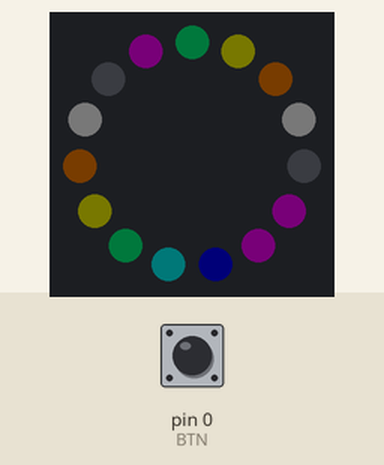
This sketch was run on a simulated Arduino Uno, built with avr-gcc and run on an emulated ATmega328P. On the bench: 15 RGB LEDs in a ring, first at the top, clockwise. The test bench sets the inputs (shaded band); at power-on: pin 0 (BTN) LOW. Dim RGB values are drawn brighter than linear; random numbers use the default seed unless the sketch sets one.

Above: at 1.26 s.
1.3 s: pin 0 (BTN) pulled HIGH for 0.15 s
At 1.8 s:
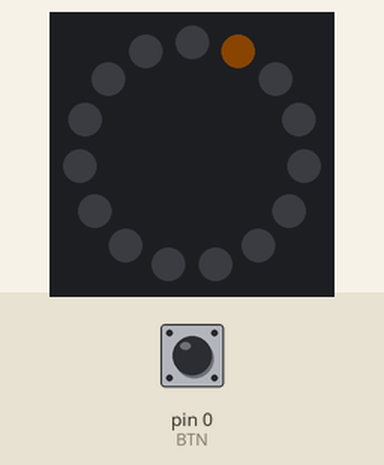
4.4 s: pin 0 (BTN) pulled HIGH for 1 s
At 4.79 s:
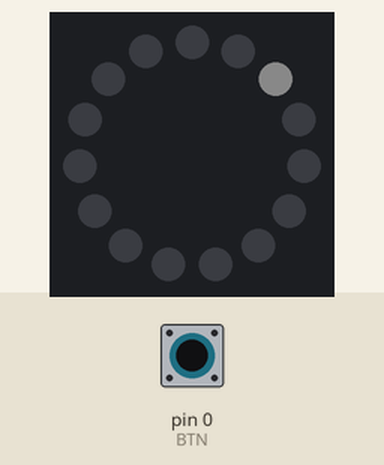
6.0 s: pin 0 (BTN) pulled HIGH for 0.15 s
At 9.09 s:
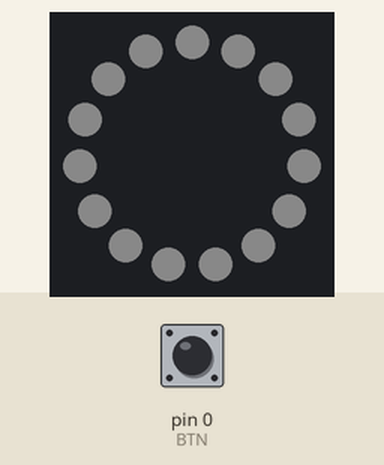
9.1 s: pin 0 (BTN) pulled HIGH for 3.2 s
At 12.57 s:
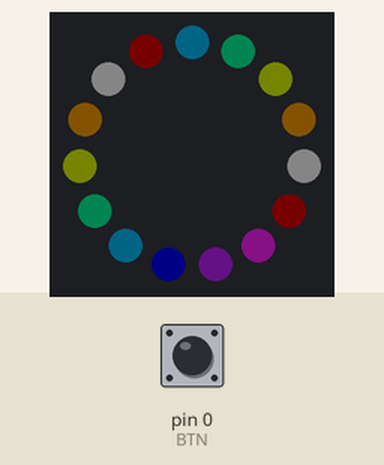
12.9 s: pin 0 (BTN) pulled HIGH for 0.15 s
At 14.3 s:
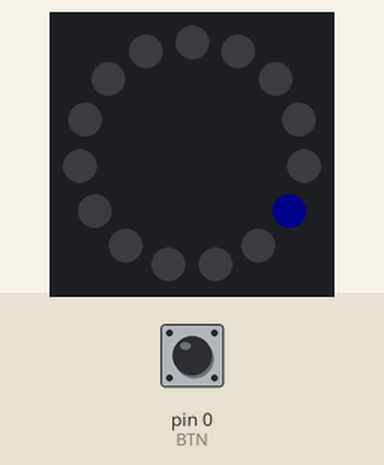
16.0 s: pin 0 (BTN) pulled HIGH for 1 s
At 16.18 s:
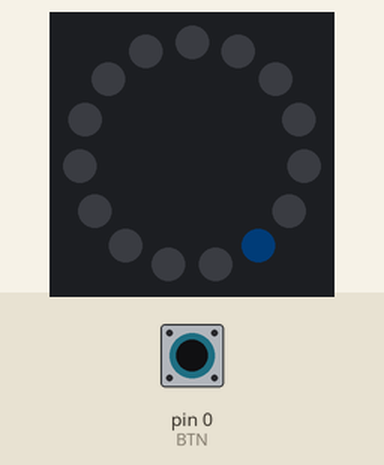
Timing chart, 0 to 18.6 s (numbered marks = the images above; inputs shaded):
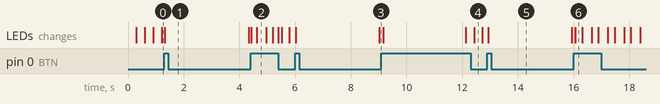

Measured:
- after the input at 4.4 s, the LEDs: first change at once (image 2 shows a later state)
- after the input at 9.1 s, the LEDs: first change after 0.06 s (image 4 shows a later state)
- after the input at 16.0 s, the LEDs: change after 0.05 s (image 6)

The sketch:

gemma_earrings_sketch.ino
```cpp
/* *********************************************************
 * Earring sketch for Adafruit Gemma & 16-led NeoPixel Ring
 * Button debounce adapted from Trinket Tap tempo sketch at:
 *    http://learn.adafruit.com/tap-tempo-trinket/code
 *
 * Sine wave pulse idea from:
 *    https://www.sparkfun.com/tutorials/329
 * ********************************************************* */
#include <Adafruit_NeoPixel.h>

#define BTN 0
#define RING 1
#define RING_LED_COUNT 15

// special mode definitions
#define MODE_CHASE_1 11
#define MODE_CHASE_2 12
#define MODE_CHASE_3 13
#define MODE_RAINBOW 14
#define MODE_FLASHLIGHT 15

Adafruit_NeoPixel pixels = Adafruit_NeoPixel(RING_LED_COUNT, RING);

// color definitions
uint32_t colors[8] = {0xFF2EEF, 0xB92EFF, 0x0B00E6, 0x00BAE6, 0x00E695, 0xDAFF05, 0xFFA405, 0xFFFFFF}; // move to PROGMEM if things get tight
uint8_t current_color = 0;

uint8_t button; // value of last digitalread() = button state
uint8_t mode = 0; // currently visible program
uint8_t offset = 0; // for spinner program
uint8_t patterns = 2; // number of light patterns
boolean preview = false; // is the code in preview mode
unsigned long previewStart; // preview button press timecode

const uint8_t brightness = 10; // sane brightness for earring use = 5-10
float sine = 1.570; // pi*0.5 to start at max point of brightness sin function (= preset brightness)

void setup() {
  pixels.begin();
  pixels.setBrightness(brightness); // set ring brightness to something sane
  button = digitalRead(BTN);        // read initial state
}

/*
 * Get NeoPixel ring overall brightness for current mode
 * RETURNS default brightness or value based to sin function for pulse patterns
 */
uint8_t getBrightness() {

  uint8_t out;
  float range = brightness / 2; // sine waveform, pulse range is 1/2 of preset brightness value

  switch (mode % patterns) {
    case 0:
      // sine wave pulse
      sine += 0.01;          // adjust here if pulse rate is too quick or too slow
      if (sine > 7.808)       // = loop full wave length (2*pi) starting from pi*0.5 = 1.570
        sine = 1.570;     // pi*0.5 to start at max point of brightness sin function (= preset brightness)

      // NeoPixels accept brightness values between 0-255 so max value for range is 127.5
      // sin() returns from -1 to +1, multiply result with range + offset + 2
      // to get brightness value which does not to completely shut off leds
      out = (uint8_t)(sin(sine) * range + range+2);
      if (out > brightness) {
        out=brightness;
      }
      return out;
      break;

    default:
      // static color
      return brightness;
      break;
  }
}

/*
 * Get correct color for each mode & pattern
 * RETURNS predefined color from color array
 */
uint32_t getColor() {
  switch (mode) {
    case MODE_RAINBOW:   // random color for rainbow spark effect
      return colors[random(8)];
      break;
    case MODE_FLASHLIGHT:  // emergency flashlight mode
      return colors[7];
      break;
    case MODE_CHASE_1:  // spinner chase 1
      return colors[0];
      break;
    case MODE_CHASE_2:  // spinner chase 2
      return colors[3];
      break;
    case MODE_CHASE_3:  // spinner chase 3
      return colors[2];
      break;
    default:   // no specific color for pgm, change color when pattern changes
      if ((mode % patterns) == 0) {
        current_color++;
      }
      if (current_color > 8) {
        current_color = 0;
      }
      break;
  }

  return colors[current_color];
}

/*
 * Method to handle button press for preview mode and program state changes
 */
static void readBtn() {
  uint8_t b, i;
  unsigned long last;
  long d;

    last = micros();
    while ((b = digitalRead(BTN)) != button) { // button state changed
      if ((micros() - last) > 25000L) {        // delay for state change > 25mS
        button = b;
        if (button == HIGH) {                  // button pressed
          previewStart = micros();             // set/reset preview mode start time
          preview = true;                      // set preview mode

          // mode advance & limit
          mode++;
          if (mode > RING_LED_COUNT-1)
            mode = 0;

          for (i=0;i<RING_LED_COUNT;i++) pixels.setPixelColor(i, 0, 0, 0); // clear ring
          pixels.setPixelColor(mode, getColor());  // paint preview of the selected color
        }
      }
    }
    // else, button is unchanged for 3 sec, exit preview mode
    d = (last - previewStart) - 3000000L; // function start minus 3 sec
    if (d > 0) {                   // no button in last 3 sec
      preview = false;             //  = preview mode off
      previewStart = 0L;
    }
}

// main program
void loop() {
  uint8_t i;

  readBtn(); // handle button & program changes
  pixels.setBrightness(getBrightness()); // set ring overall brightness

  // paint selected program only if not in preview mode
  if (preview == false) {
    switch(mode) {
      case MODE_RAINBOW:      // rainbow sparks
        i = random(16);
        pixels.setPixelColor(i, getColor());
        pixels.show();
        delay(40);
        pixels.setPixelColor(i, 0);
        break;
      case MODE_FLASHLIGHT:     // emergency flashlight
        pixels.setBrightness(70);
        break;
      case MODE_CHASE_1: // Spinny wheels (8 LEDs on at a time)
      case MODE_CHASE_2:
      case MODE_CHASE_3:
        pixels.setBrightness(brightness);
        for(i=0; i<16; i++) {
          uint32_t c = 0;
          if(((offset + i) & 7) < 2) c = getColor(); // 4 pixels on...
          pixels.setPixelColor( i, c);
        }
        pixels.show();
        offset++;
        delay(60);
        break;
      default:
        for (i=0;i<RING_LED_COUNT;i++) {
          pixels.setPixelColor(i, getColor());
        }
        break;
    }
  }

  pixels.show();
}
```
